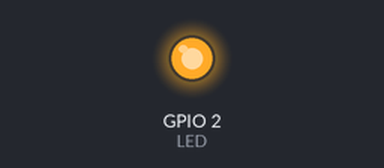
This program was run on a simulated ESP32. On the bench: output pins drawn as LEDs (lit = HIGH). What the program prints to the serial monitor is not drawn.

Above: at 0.1 s.
Timing chart, 0 to 1.6 s (numbered marks = the images above):
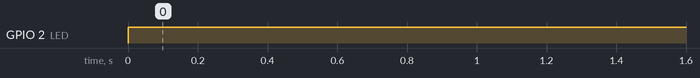

Measured:
- by itself, GPIO 2 (LED): LOW → HIGH at 0.00 s

The program:

main.cpp
```cpp
#include <Arduino.h>

void ledON (void * pvParameters);
void ledOFF(void * pvParameters);
int LED =2;

SemaphoreHandle_t semafor;

void setup(){

    Serial.begin(112500);
    pinMode(LED, OUTPUT);
    semafor= xSemaphoreCreateMutex();

    xTaskCreate(ledON,"LED ON",10000,NULL,1,NULL);

    xTaskCreate(ledOFF,"LED OFF",10000,NULL,1,NULL);

}

void loop(){}

void ledON (void * pvParameters){
    for(;;){
        xSemaphoreTake(semafor, portMAX_DELAY);
        Serial.println("Ejecutando tarea: LED ON");
        digitalWrite(LED, HIGH);
        delay(3000);
        xSemaphoreGive(semafor);
    }
}

void ledOFF (void * pvParameters){
    for(;;){
        xSemaphoreTake(semafor, portMAX_DELAY);
        Serial.println("Ejecutando tarea: LED OFF");
        digitalWrite(LED, LOW);
        delay(1500);
        xSemaphoreGive(semafor);
    }
}
```
